Frame 1 (no input): blank canvas, image omitted
Frame 60 (no input): blank canvas, image omitted
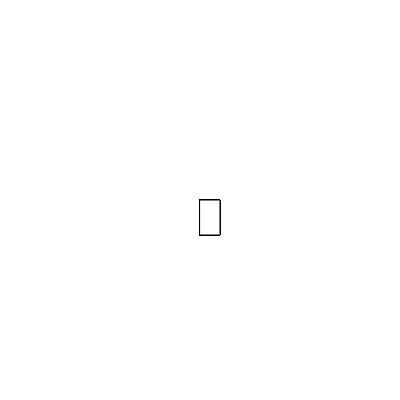
Frame 120 (the mouse pressed at the canvas centre since frame 60)

The p5.js sketch whose frames 1 and 60 were blank and that drew this single picture after the mouse press (run headless with seeded random() and noise() and a simulated clock; from frame 60 on, the mouse is pressed at the canvas centre):

// p5.js sketch
// ── sketch.js
function setup() {
    createCanvas(400, 400);
  background("white");
  }
  
  function draw() {
  
    stroke("black");
    fill("white");
  
    // console.log(mouseIsPressed);
  
    if(mouseIsPressed) {
   rect(mouseX, mouseY, 20, 35);
    }
  }
